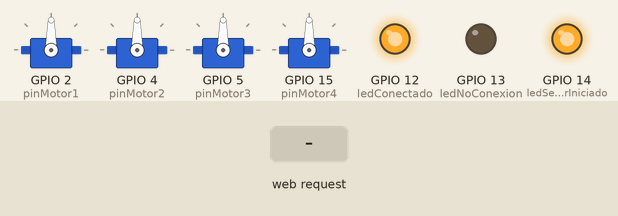
A sketch run on a simulated ESP32. Parts: 4 × servo, output pins drawn as LEDs (lit = HIGH). Inputs (shaded band) come from the test bench. WiFi joins after 1.5 s; servers stay silent unless stated; what the sketch prints to the serial monitor is not drawn.

Above: at 3.2 s.
3.3 s: HTTP request GET /controlMotor2?cmd=lentoIzq received
At 3.9 s:
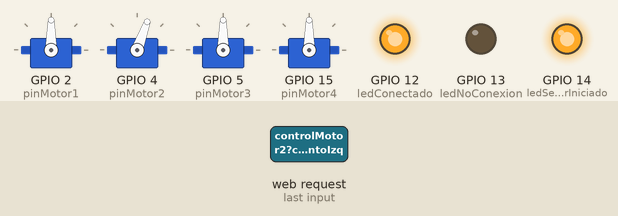
4.8 s: HTTP request GET /controlMotor2?cmd=lentoDer received
At 6.0 s:
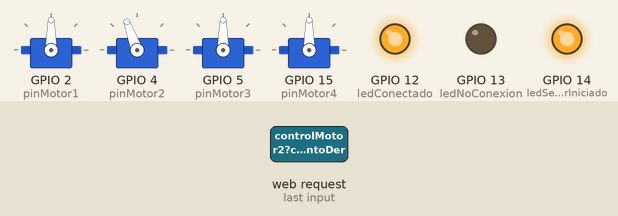
6.3 s: HTTP request GET /moverServo?cmd=1&motor=1&angle=1 received
At 7.3 s:
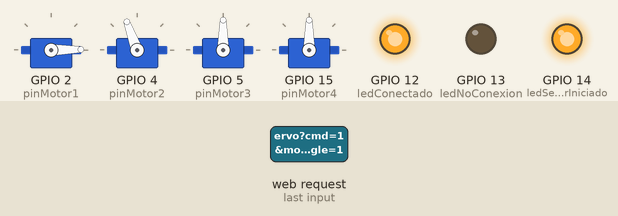
7.8 s: HTTP request GET /controlMotor2?cmd=parar received
At 8.5 s:
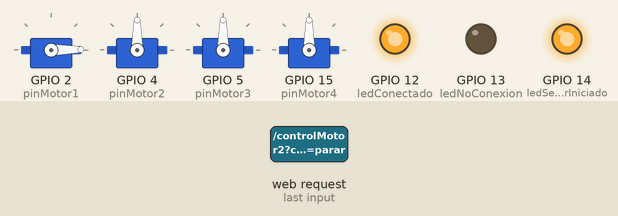
9.3 s: HTTP request GET /controlMotor2?cmd=lentoIzq received
At 9.6 s:
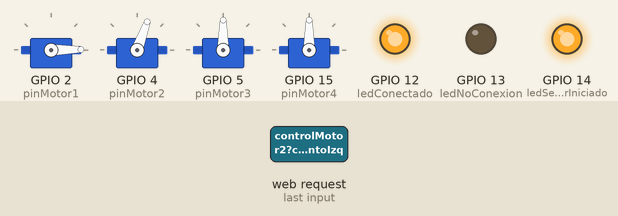
Timing chart, 0 to 11.8 s (numbered marks = the images above; inputs shaded):
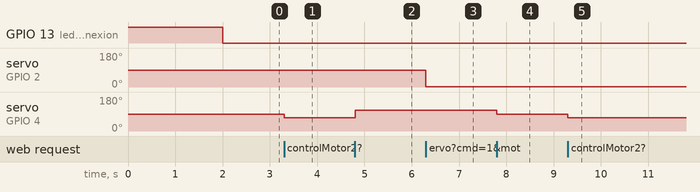

Measured:
- after the input at 3.3 s, servo on GPIO 4 (pinMotor2): 90° → 70° at once
- after the input at 4.8 s, servo on GPIO 4 (pinMotor2): 70° → 110° at once
- after the input at 6.3 s, servo on GPIO 2 (pinMotor1): 90° → 1° at once
- after the input at 7.8 s, servo on GPIO 4 (pinMotor2): 110° → 90° at once
- after the input at 9.3 s, servo on GPIO 4 (pinMotor2): 90° → 70° at once

The sketch:

code_server.ino
```cpp
#include <WiFi.h>
#include <ESP32Servo.h>
#include <WebServer.h>
#include <ESPmDNS.h>

// Configuración de red
const char* ssid = "Robotech";
const char* password = "clv.robotech";

// Configuración de pines de los motores
const int pinMotor1 = 2;
const int pinMotor2 = 4;
const int pinMotor3 = 5;
const int pinMotor4 = 15; // Motor de 360°

WebServer server(80); // Servidor en el puerto 80

// Configuración de pines de los LEDs
const int ledNoConexion = 13;
const int ledConectado = 12;
const int ledServidorIniciado = 14;

// Objetos Servo
Servo motor1;
Servo motor2;
Servo motor3;
Servo motor4;

// Variables de estado
int currentPosition1 = 0;
int currentPosition3 = 0; // Posición actual del motor 3
int current360Position = 0; // Posición simulada del motor 360°
int targetPosition1 = 0;
int targetPosition3 = 0; // Objetivo para el motor 3
boolean encendido = false; // Estado del motor
const int timePerDegree = 10; // Tiempo aproximado por grado (ajustar según pruebas)

// Configuración inicial
void setup() {
  Serial.begin(115200);

  // Configurar LEDs como salida
  pinMode(ledNoConexion, OUTPUT);
  pinMode(ledConectado, OUTPUT);
  pinMode(ledServidorIniciado, OUTPUT);

  // Encender el LED de "sin conexión"
  digitalWrite(ledNoConexion, HIGH);
  digitalWrite(ledConectado, LOW);
  digitalWrite(ledServidorIniciado, LOW);

  // Conexión WiFi
  WiFi.begin(ssid, password);
  while (WiFi.status() != WL_CONNECTED) {
    delay(1000);
    Serial.println("Conectando a WiFi...");
  }

  // Cambiar al LED de "conectado"
  digitalWrite(ledNoConexion, LOW);
  digitalWrite(ledConectado, HIGH);

  if (!MDNS.begin("esp32")) {
    Serial.println("Error al configurar mDNS");
    while (1) delay(1000);
  }
  Serial.println("mDNS configurado. Puedes acceder con: http://esp32.local");

  // Mostrar información de conexión
  Serial.println("¡Conexión exitosa!");
  Serial.print("Dirección IP: ");
  Serial.println(WiFi.localIP());

  // Configurar rutas del servidor web
  server.on("/", HTTP_GET, handleRoot);
  server.on("/controlMotor2", HTTP_GET, controlMotor2);
  server.on("/encender", HTTP_GET, encenderMotor);
  server.on("/apagar", HTTP_GET, apagarMotor);
  server.on("/moverServo", HTTP_GET, moverServo);

  // Iniciar el servidor web
  server.begin();
  Serial.println("Servidor web iniciado");

  // Cambiar al LED de "servidor web iniciado"
  digitalWrite(ledServidorIniciado, HIGH);

  // Inicializar los servos
  motor1.attach(pinMotor1);
  motor2.attach(pinMotor2);
  motor3.attach(pinMotor3);
  motor4.attach(pinMotor4);
}

// Manejo de solicitudes del servidor
void loop() {
  server.handleClient();
}

// Página principal del servidor
void handleRoot() {
  String html = R"rawliteral(
  <!DOCTYPE html>
  <html>
  <head>
    <title>Control de Servos y Motor</title>
    <style>
      body {
        display: flex;
        flex-direction: column;
        align-items: center;
        justify-content: center;
        font-family: Arial, sans-serif;
        height: 100vh;
        margin: 0;
      }
      h1 {
        margin-bottom: 20px;
      }
      .slider-container, .button-container {
        margin-bottom: 30px;
      }
      .slider {
        width: 500px;
        height: 20px;
        cursor: pointer;
      }
      .output {
        margin-top: 10px;
        font-size: 20px;
      }
      .button {
        padding: 15px 30px;
        font-size: 18px;
        background-color: #007bff;
        color: white;
        border: none;
        border-radius: 5px;
        cursor: pointer;
        margin: 5px;
      }
      .button:hover {
        background-color: #0056b3;
      }
    </style>
  </head>
  <body>
    <h1>Control de Servos y Motor</h1>
    <div class="slider-container">
      <h3>Motor brazo 1</h3>
      <input type="range" id="slider1" class="slider" min="0" max="180" value="90" oninput="updateServo(1)">
      <div id="output1" class="output">Angulo: 90</div>
    </div>
    <div class="slider-container">
      <h3>Motor brazo 2</h3>
      <input type="range" id="slider3" class="slider" min="0" max="180" value="0" oninput="updateServo(3)">
      <div id="output3" class="output">Angulo: 0</div>
    </div>
    <div class="slider-container">
      <h3>Motor brazo 3</h3>
      <input type="range" id="slider4" class="slider" min="0" max="180" value="0" oninput="updateServo(4)">
      <div id="output4" class="output">Angulo: 0</div>
    </div>
    <div class="button-container">
      <h3>Control del End Effector</h3>
      <button class="button" onclick="controlMotor('moderadoIzq')">Abrir rapido</button>
      <button class="button" onclick="controlMotor('lentoIzq')">Abrir lento</button>
      <button class="button" onclick="controlMotor('parar')">Parar</button>
      <button class="button" onclick="controlMotor('lentoDer')">Cerrar Lento</button>
      <button class="button" onclick="controlMotor('moderadoDer')">Cerrar rapido</button>
    </div>
    <script>
      function updateServo(motorId) {
        const slider = document.getElementById("slider" + motorId);
        const angle = slider.value;
        document.getElementById("output" + motorId).innerText = "Angulo: " + angle;
        const xhr = new XMLHttpRequest();
        xhr.open("GET", "/moverServo?motor=" + motorId + "&angle=" + angle, true);
        xhr.send();
      }

      function controlMotor(command) {
        const xhr = new XMLHttpRequest();
        xhr.open("GET", "/controlMotor2?cmd=" + command, true);
        xhr.send();
      }
    </script>
  </body>
  </html>
  )rawliteral";

  server.send(200, "text/html", html);
}

// Control del motor 2
void controlMotor2() {
  if (!server.hasArg("cmd")) {
    server.send(400, "text/plain", "Parámetro 'cmd' requerido");
    return;
  }

  String cmd = server.arg("cmd");

  if (cmd == "parar") {
    motor2.write(90);
  } else if (cmd == "lentoIzq") {
    motor2.write(70);
  } else if (cmd == "moderadoIzq") {
    motor2.write(50);
  } else if (cmd == "lentoDer") {
    motor2.write(110);
  } else if (cmd == "moderadoDer") {
    motor2.write(130);
  }

  server.send(200, "text/plain", "Comando ejecutado: " + cmd);
}

// Encender el motor
void encenderMotor() {
  Serial.println("Motor encendido");
  server.send(204, "text/plain", "");
  encendido = true;
}

// Apagar el motor
void apagarMotor() {
  Serial.println("Motor apagado");
  server.send(204, "text/plain", "");
  encendido = false;
}

// Mover los servos
void moverServo() {
  if (!server.hasArg("motor") || !server.hasArg("angle")) {
    server.send(400, "text/plain", "Parámetros 'motor' y 'angle' requeridos");
    return;
  }

  int motorId = server.arg("motor").toInt();
  int angle = server.arg("angle").toInt();
  angle = constrain(angle, 0, 360);

  if (motorId == 1) {
    motor1.write(angle);

  } else if (motorId == 4) {
    targetPosition3 = angle;

    int delta = targetPosition3 - currentPosition3;
    int timeToMove = abs(delta) * 10;

    if (delta > 0) {
      motor4.write(180); // Gira en sentido horario
    } else if (delta < 0) {
      motor4.write(0);   // Gira en sentido antihorario
    }

    delay(timeToMove);   // Tiempo para completar el movimiento
    motor4.write(90);    // Detiene el movimiento
    currentPosition3 = targetPosition3;

  } else if (motorId == 3) {


    targetPosition1 = angle;

    int delta = targetPosition1 - currentPosition1;
    int timeToMove = abs(delta) * 4;

    if (delta > 0) {
      motor3.write(180); // Gira en sentido horario
    } else if (delta < 0) {
      motor3.write(0);   // Gira en sentido antihorario
    }

    delay(timeToMove);   // Tiempo para completar el movimiento
    motor3.write(90);    // Detiene el movimiento
    currentPosition1 = targetPosition1;

  }

  server.send(200, "text/plain", "Motor " + String(motorId) + " movido a " + String(angle) + "°");
}
```
